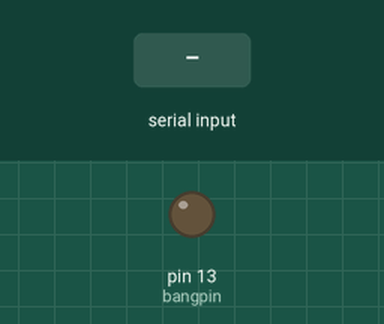
Simulated run of this sketch. Board: Arduino Uno, built with avr-gcc and run on an emulated ATmega328P. Shown: output pins drawn as LEDs (lit = HIGH). The test bench sets the inputs (shaded band).

Above: at 1.2 s.
1.3 s: byte 30 received over Serial
Timing chart, 0 to 4.3 s (numbered marks = the images above; inputs shaded):
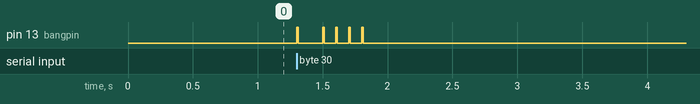

Measured:
- after the input at 1.3 s, pin 13 (bangpin): goes HIGH 0.01 s, LOW 0.19 s, 3 × (HIGH 0.01 s, LOW 0.09 s), HIGH 0.01 s, then LOW, starting at once

The sketch:

serialBangsender.ino.ino
```cpp
const int bangpin =  13;      // the number of the LED pin
const int bps = 10;  // 12か10
float deltime = 1000 / bps;
int sendByte = 0;         // incoming serial byte


void bang(int pin) {
  digitalWrite(pin, HIGH);
  delay(10);
  digitalWrite(pin, LOW);
  delay(deltime - 10);
}

void sendBang(int sendByte) {
  bang(bangpin);  // start bang
  for (int i = 0; i < 8; i++) {
    if ((sendByte >> i) & 0b1) {
      bang(bangpin);
    } else {
      delay(deltime);
    }
  }
  delay(deltime);  // stop bit
}


void setup() {
  Serial.begin(9600);
  // initialize the LED pin as an output:
  pinMode(bangpin, OUTPUT);
}

void loop() {
  if (Serial.available() > 0) {
    sendByte = Serial.read();
    sendBang(sendByte);
  }
}
```
